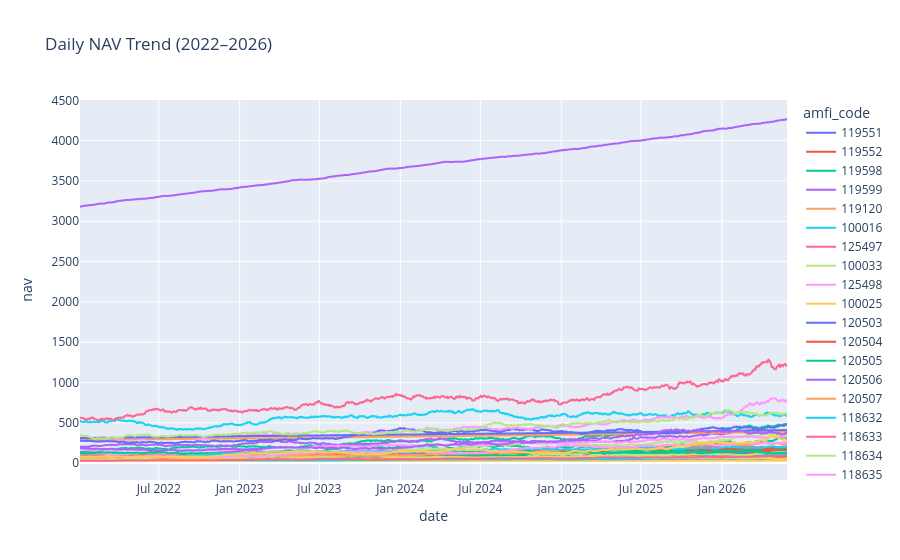

The notebook cell this image was saved under:
### Code cell
fig.show()

### Figure 1 — Plotly figure (JSON) as saved in the notebook; plotly's stock layout.template omitted (floating-point values rounded to 4 significant figures; data arrays with more than 128 entries replaced by an {"elided": "..."} marker saying what was removed)
{"data": [{"hovertemplate": "amfi_code=119551<br>date=%{x}<br>nav=%{y}<extra></extra>", "legendgroup": "119551", "line": {"color": "#636efa", "dash": "solid"}, "marker": {"symbol": "circle"}, "mode": "lines", "name": "119551", "showlegend": true, "type": "scattergl", "x": {"elided": "1150 str values"}, "xaxis": "x", "y": {"elided": "1150 float values"}, "yaxis": "y"}, {"hovertemplate": "amfi_code=119552<br>date=%{x}<br>nav=%{y}<extra></extra>", "legendgroup": "119552", "line": {"color": "#EF553B", "dash": "solid"}, "marker": {"symbol": "circle"}, "mode": "lines", "name": "119552", "showlegend": true, "type": "scattergl", "x": {"elided": "1150 str values"}, "xaxis": "x", "y": {"elided": "1150 float values"}, "yaxis": "y"}, {"hovertemplate": "amfi_code=119598<br>date=%{x}<br>nav=%{y}<extra></extra>", "legendgroup": "119598", "line": {"color": "#00cc96", "dash": "solid"}, "marker": {"symbol": "circle"}, "mode": "lines", "name": "119598", "showlegend": true, "type": "scattergl", "x": {"elided": "1150 str values"}, "xaxis": "x", "y": {"elided": "1150 float values"}, "yaxis": "y"}, {"hovertemplate": "amfi_code=119599<br>date=%{x}<br>nav=%{y}<extra></extra>", "legendgroup": "119599", "line": {"color": "#ab63fa", "dash": "solid"}, "marker": {"symbol": "circle"}, "mode": "lines", "name": "119599", "showlegend": true, "type": "scattergl", "x": {"elided": "1150 str values"}, "xaxis": "x", "y": {"elided": "1150 float values"}, "yaxis": "y"}, {"hovertemplate": "amfi_code=119120<br>date=%{x}<br>nav=%{y}<extra></extra>", "legendgroup": "119120", "line": {"color": "#FFA15A", "dash": "solid"}, "marker": {"symbol": "circle"}, "mode": "lines", "name": "119120", "showlegend": true, "type": "scattergl", "x": {"elided": "1150 str values"}, "xaxis": "x", "y": {"elided": "1150 float values"}, "yaxis": "y"}, {"hovertemplate": "amfi_code=100016<br>date=%{x}<br>nav=%{y}<extra></extra>", "legendgroup": "100016", "line": {"color": "#19d3f3", "dash": "solid"}, "marker": {"symbol": "circle"}, "mode": "lines", "name": "100016", "showlegend": true, "type": "scattergl", "x": {"elided": "1150 str values"}, "xaxis": "x", "y": {"elided": "1150 float values"}, "yaxis": "y"}, {"hovertemplate": "amfi_code=125497<br>date=%{x}<br>nav=%{y}<extra></extra>", "legendgroup": "125497", "line": {"color": "#FF6692", "dash": "solid"}, "marker": {"symbol": "circle"}, "mode": "lines", "name": "125497", "showlegend": true, "type": "scattergl", "x": {"elided": "1150 str values"}, "xaxis": "x", "y": {"elided": "1150 float values"}, "yaxis": "y"}, {"hovertemplate": "amfi_code=100033<br>date=%{x}<br>nav=%{y}<extra></extra>", "legendgroup": "100033", "line": {"color": "#B6E880", "dash": "solid"}, "marker": {"symbol": "circle"}, "mode": "lines", "name": "100033", "showlegend": true, "type": "scattergl", "x": {"elided": "1150 str values"}, "xaxis": "x", "y": {"elided": "1150 float values"}, "yaxis": "y"}, {"hovertemplate": "amfi_code=125498<br>date=%{x}<br>nav=%{y}<extra></extra>", "legendgroup": "125498", "line": {"color": "#FF97FF", "dash": "solid"}, "marker": {"symbol": "circle"}, "mode": "lines", "name": "125498", "showlegend": true, "type": "scattergl", "x": {"elided": "1150 str values"}, "xaxis": "x", "y": {"elided": "1150 float values"}, "yaxis": "y"}, {"hovertemplate": "amfi_code=100025<br>date=%{x}<br>nav=%{y}<extra></extra>", "legendgroup": "100025", "line": {"color": "#FECB52", "dash": "solid"}, "marker": {"symbol": "circle"}, "mode": "lines", "name": "100025", "showlegend": true, "type": "scattergl", "x": {"elided": "1150 str values"}, "xaxis": "x", "y": {"elided": "1150 float values"}, "yaxis": "y"}, {"hovertemplate": "amfi_code=120503<br>date=%{x}<br>nav=%{y}<extra></extra>", "legendgroup": "120503", "line": {"color": "#636efa", "dash": "solid"}, "marker": {"symbol": "circle"}, "mode": "lines", "name": "120503", "showlegend": true, "type": "scattergl", "x": {"elided": "1150 str values"}, "xaxis": "x", "y": {"elided": "1150 float values"}, "yaxis": "y"}, {"hovertemplate": "amfi_code=120504<br>date=%{x}<br>nav=%{y}<extra></extra>", "legendgroup": "120504", "line": {"color": "#EF553B", "dash": "solid"}, "marker": {"symbol": "circle"}, "mode": "lines", "name": "120504", "showlegend": true, "type": "scattergl", "x": {"elided": "1150 str values"}, "xaxis": "x", "y": {"elided": "1150 float values"}, "yaxis": "y"}, {"hovertemplate": "amfi_code=120505<br>date=%{x}<br>nav=%{y}<extra></extra>", "legendgroup": "120505", "line": {"color": "#00cc96", "dash": "solid"}, "marker": {"symbol": "circle"}, "mode": "lines", "name": "120505", "showlegend": true, "type": "scattergl", "x": {"elided": "1150 str values"}, "xaxis": "x", "y": {"elided": "1150 float values"}, "yaxis": "y"}, {"hovertemplate": "amfi_code=120506<br>date=%{x}<br>nav=%{y}<extra></extra>", "legendgroup": "120506", "line": {"color": "#ab63fa", "dash": "solid"}, "marker": {"symbol": "circle"}, "mode": "lines", "name": "120506", "showlegend": true, "type": "scattergl", "x": {"elided": "1150 str values"}, "xaxis": "x", "y": {"elided": "1150 float values"}, "yaxis": "y"}, {"hovertemplate": "amfi_code=120507<br>date=%{x}<br>nav=%{y}<extra></extra>", "legendgroup": "120507", "line": {"color": "#FFA15A", "dash": "solid"}, "marker": {"symbol": "circle"}, "mode": "lines", "name": "120507", "showlegend": true, "type": "scattergl", "x": {"elided": "1150 str values"}, "xaxis": "x", "y": {"elided": "1150 float values"}, "yaxis": "y"}, {"hovertemplate": "amfi_code=118632<br>date=%{x}<br>nav=%{y}<extra></extra>", "legendgroup": "118632", "line": {"color": "#19d3f3", "dash": "solid"}, "marker": {"symbol": "circle"}, "mode": "lines", "name": "118632", "showlegend": true, "type": "scattergl", "x": {"elided": "1150 str values"}, "xaxis": "x", "y": {"elided": "1150 float values"}, "yaxis": "y"}, {"hovertemplate": "amfi_code=118633<br>date=%{x}<br>nav=%{y}<extra></extra>", "legendgroup": "118633", "line": {"color": "#FF6692", "dash": "solid"}, "marker": {"symbol": "circle"}, "mode": "lines", "name": "118633", "showlegend": true, "type": "scattergl", "x": {"elided": "1150 str values"}, "xaxis": "x", "y": {"elided": "1150 float values"}, "yaxis": "y"}, {"hovertemplate": "amfi_code=118634<br>date=%{x}<br>nav=%{y}<extra></extra>", "legendgroup": "118634", "line": {"color": "#B6E880", "dash": "solid"}, "marker": {"symbol": "circle"}, "mode": "lines", "name": "118634", "showlegend": true, "type": "scattergl", "x": {"elided": "1150 str values"}, "xaxis": "x", "y": {"elided": "1150 float values"}, "yaxis": "y"}, {"hovertemplate": "amfi_code=118635<br>date=%{x}<br>nav=%{y}<extra></extra>", "legendgroup": "118635", "line": {"color": "#FF97FF", "dash": "solid"}, "marker": {"symbol": "circle"}, "mode": "lines", "name": "118635", "showlegend": true, "type": "scattergl", "x": {"elided": "1150 str values"}, "xaxis": "x", "y": {"elided": "1150 float values"}, "yaxis": "y"}, {"hovertemplate": "amfi_code=118636<br>date=%{x}<br>nav=%{y}<extra></extra>", "legendgroup": "118636", "line": {"color": "#FECB52", "dash": "solid"}, "marker": {"symbol": "circle"}, "mode": "lines", "name": "118636", "showlegend": true, "type": "scattergl", "x": {"elided": "1150 str values"}, "xaxis": "x", "y": {"elided": "1150 float values"}, "yaxis": "y"}, {"hovertemplate": "amfi_code=120841<br>date=%{x}<br>nav=%{y}<extra></extra>", "legendgroup": "120841", "line": {"color": "#636efa", "dash": "solid"}, "marker": {"symbol": "circle"}, "mode": "lines", "name": "120841", "showlegend": true, "type": "scattergl", "x": {"elided": "1150 str values"}, "xaxis": "x", "y": {"elided": "1150 float values"}, "yaxis": "y"}, {"hovertemplate": "amfi_code=120842<br>date=%{x}<br>nav=%{y}<extra></extra>", "legendgroup": "120842", "line": {"color": "#EF553B", "dash": "solid"}, "marker": {"symbol": "circle"}, "mode": "lines", "name": "120842", "showlegend": true, "type": "scattergl", "x": {"elided": "1150 str values"}, "xaxis": "x", "y": {"elided": "1150 float values"}, "yaxis": "y"}, {"hovertemplate": "amfi_code=120843<br>date=%{x}<br>nav=%{y}<extra></extra>", "legendgroup": "120843", "line": {"color": "#00cc96", "dash": "solid"}, "marker": {"symbol": "circle"}, "mode": "lines", "name": "120843", "showlegend": true, "type": "scattergl", "x": {"elided": "1150 str values"}, "xaxis": "x", "y": {"elided": "1150 float values"}, "yaxis": "y"}, {"hovertemplate": "amfi_code=120844<br>date=%{x}<br>nav=%{y}<extra></extra>", "legendgroup": "120844", "line": {"color": "#ab63fa", "dash": "solid"}, "marker": {"symbol": "circle"}, "mode": "lines", "name": "120844", "showlegend": true, "type": "scattergl", "x": {"elided": "1150 str values"}, "xaxis": "x", "y": {"elided": "1150 float values"}, "yaxis": "y"}, {"hovertemplate": "amfi_code=119092<br>date=%{x}<br>nav=%{y}<extra></extra>", "legendgroup": "119092", "line": {"color": "#FFA15A", "dash": "solid"}, "marker": {"symbol": "circle"}, "mode": "lines", "name": "119092", "showlegend": true, "type": "scattergl", "x": {"elided": "1150 str values"}, "xaxis": "x", "y": {"elided": "1150 float values"}, "yaxis": "y"}, {"hovertemplate": "amfi_code=119093<br>date=%{x}<br>nav=%{y}<extra></extra>", "legendgroup": "119093", "line": {"color": "#19d3f3", "dash": "solid"}, "marker": {"symbol": "circle"}, "mode": "lines", "name": "119093", "showlegend": true, "type": "scattergl", "x": {"elided": "1150 str values"}, "xaxis": "x", "y": {"elided": "1150 float values"}, "yaxis": "y"}, {"hovertemplate": "amfi_code=119094<br>date=%{x}<br>nav=%{y}<extra></extra>", "legendgroup": "119094", "line": {"color": "#FF6692", "dash": "solid"}, "marker": {"symbol": "circle"}, "mode": "lines", "name": "119094", "showlegend": true, "type": "scattergl", "x": {"elided": "1150 str values"}, "xaxis": "x", "y": {"elided": "1150 float values"}, "yaxis": "y"}, {"hovertemplate": "amfi_code=119095<br>date=%{x}<br>nav=%{y}<extra></extra>", "legendgroup": "119095", "line": {"color": "#B6E880", "dash": "solid"}, "marker": {"symbol": "circle"}, "mode": "lines", "name": "119095", "showlegend": true, "type": "scattergl", "x": {"elided": "1150 str values"}, "xaxis": "x", "y": {"elided": "1150 float values"}, "yaxis": "y"}, {"hovertemplate": "amfi_code=101206<br>date=%{x}<br>nav=%{y}<extra></extra>", "legendgroup": "101206", "line": {"color": "#FF97FF", "dash": "solid"}, "marker": {"symbol": "circle"}, "mode": "lines", "name": "101206", "showlegend": true, "type": "scattergl", "x": {"elided": "1150 str values"}, "xaxis": "x", "y": {"elided": "1150 float values"}, "yaxis": "y"}, {"hovertemplate": "amfi_code=101207<br>date=%{x}<br>nav=%{y}<extra></extra>", "legendgroup": "101207", "line": {"color": "#FECB52", "dash": "solid"}, "marker": {"symbol": "circle"}, "mode": "lines", "name": "101207", "showlegend": true, "type": "scattergl", "x": {"elided": "1150 str values"}, "xaxis": "x", "y": {"elided": "1150 float values"}, "yaxis": "y"}, {"hovertemplate": "amfi_code=101208<br>date=%{x}<br>nav=%{y}<extra></extra>", "legendgroup": "101208", "line": {"color": "#636efa", "dash": "solid"}, "marker": {"symbol": "circle"}, "mode": "lines", "name": "101208", "showlegend": true, "type": "scattergl", "x": {"elided": "1150 str values"}, "xaxis": "x", "y": {"elided": "1150 float values"}, "yaxis": "y"}, {"hovertemplate": "amfi_code=102885<br>date=%{x}<br>nav=%{y}<extra></extra>", "legendgroup": "102885", "line": {"color": "#EF553B", "dash": "solid"}, "marker": {"symbol": "circle"}, "mode": "lines", "name": "102885", "showlegend": true, "type": "scattergl", "x": {"elided": "1150 str values"}, "xaxis": "x", "y": {"elided": "1150 float values"}, "yaxis": "y"}, {"hovertemplate": "amfi_code=102886<br>date=%{x}<br>nav=%{y}<extra></extra>", "legendgroup": "102886", "line": {"color": "#00cc96", "dash": "solid"}, "marker": {"symbol": "circle"}, "mode": "lines", "name": "102886", "showlegend": true, "type": "scattergl", "x": {"elided": "1150 str values"}, "xaxis": "x", "y": {"elided": "1150 float values"}, "yaxis": "y"}, {"hovertemplate": "amfi_code=102887<br>date=%{x}<br>nav=%{y}<extra></extra>", "legendgroup": "102887", "line": {"color": "#ab63fa", "dash": "solid"}, "marker": {"symbol": "circle"}, "mode": "lines", "name": "102887", "showlegend": true, "type": "scattergl", "x": {"elided": "1150 str values"}, "xaxis": "x", "y": {"elided": "1150 float values"}, "yaxis": "y"}, {"hovertemplate": "amfi_code=148567<br>date=%{x}<br>nav=%{y}<extra></extra>", "legendgroup": "148567", "line": {"color": "#FFA15A", "dash": "solid"}, "marker": {"symbol": "circle"}, "mode": "lines", "name": "148567", "showlegend": true, "type": "scattergl", "x": {"elided": "1150 str values"}, "xaxis": "x", "y": {"elided": "1150 float values"}, "yaxis": "y"}, {"hovertemplate": "amfi_code=148568<br>date=%{x}<br>nav=%{y}<extra></extra>", "legendgroup": "148568", "line": {"color": "#19d3f3", "dash": "solid"}, "marker": {"symbol": "circle"}, "mode": "lines", "name": "148568", "showlegend": true, "type": "scattergl", "x": {"elided": "1150 str values"}, "xaxis": "x", "y": {"elided": "1150 float values"}, "yaxis": "y"}, {"hovertemplate": "amfi_code=148569<br>date=%{x}<br>nav=%{y}<extra></extra>", "legendgroup": "148569", "line": {"color": "#FF6692", "dash": "solid"}, "marker": {"symbol": "circle"}, "mode": "lines", "name": "148569", "showlegend": true, "type": "scattergl", "x": {"elided": "1150 str values"}, "xaxis": "x", "y": {"elided": "1150 float values"}, "yaxis": "y"}, {"hovertemplate": "amfi_code=149322<br>date=%{x}<br>nav=%{y}<extra></extra>", "legendgroup": "149322", "line": {"color": "#B6E880", "dash": "solid"}, "marker": {"symbol": "circle"}, "mode": "lines", "name": "149322", "showlegend": true, "type": "scattergl", "x": {"elided": "1150 str values"}, "xaxis": "x", "y": {"elided": "1150 float values"}, "yaxis": "y"}, {"hovertemplate": "amfi_code=149323<br>date=%{x}<br>nav=%{y}<extra></extra>", "legendgroup": "149323", "line": {"color": "#FF97FF", "dash": "solid"}, "marker": {"symbol": "circle"}, "mode": "lines", "name": "149323", "showlegend": true, "type": "scattergl", "x": {"elided": "1150 str values"}, "xaxis": "x", "y": {"elided": "1150 float values"}, "yaxis": "y"}, {"hovertemplate": "amfi_code=149324<br>date=%{x}<br>nav=%{y}<extra></extra>", "legendgroup": "149324", "line": {"color": "#FECB52", "dash": "solid"}, "marker": {"symbol": "circle"}, "mode": "lines", "name": "149324", "showlegend": true, "type": "scattergl", "x": {"elided": "1150 str values"}, "xaxis": "x", "y": {"elided": "1150 float values"}, "yaxis": "y"}], "layout": {"legend": {"title": {"text": "amfi_code"}, "tracegroupgap": 0}, "title": {"text": "Daily NAV Trend (2022–2026)"}, "xaxis": {"anchor": "y", "domain": [0, 1], "title": {"text": "date"}}, "yaxis": {"anchor": "x", "domain": [0, 1], "title": {"text": "nav"}}}}
